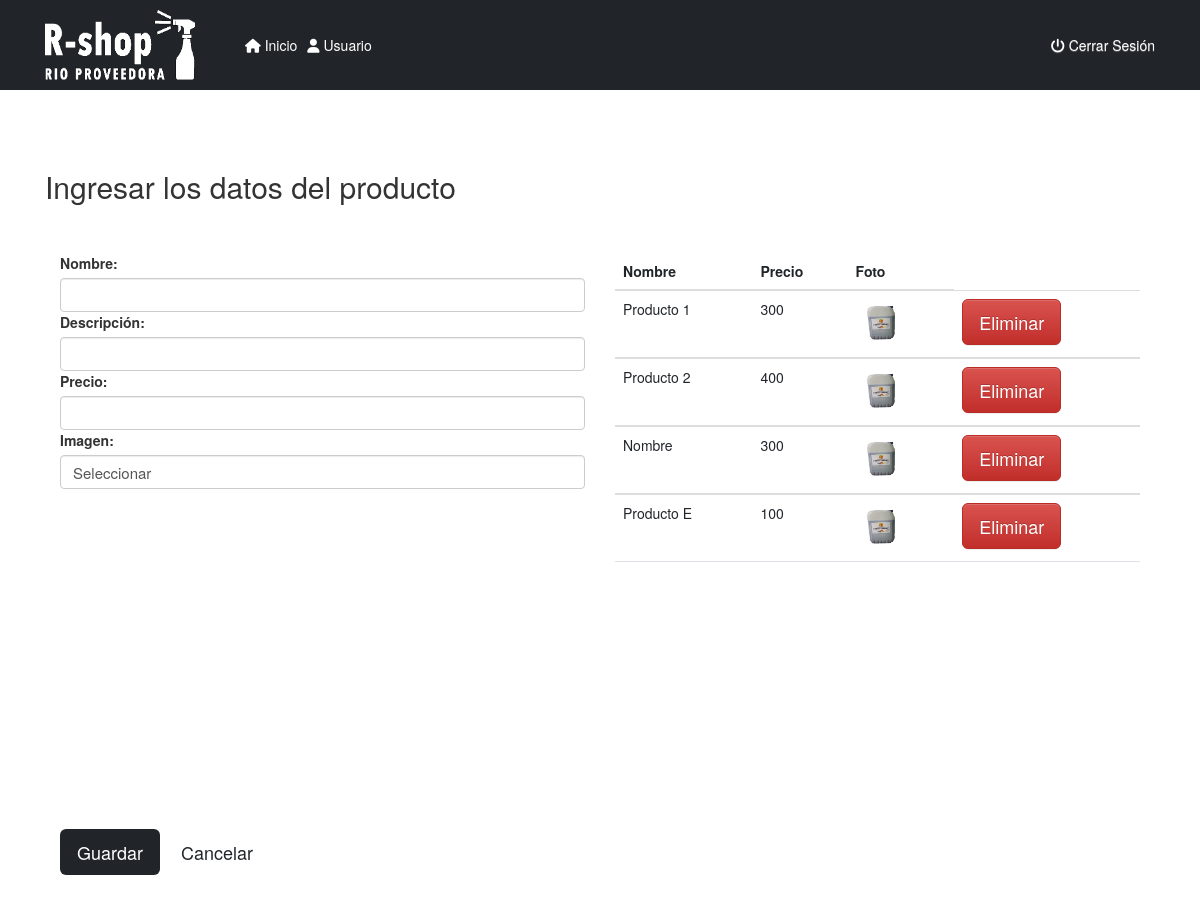
The app's page /ingProduc/index.php with its own data.
### tables this page shows
CREATE TABLE `producto` (
  `id` int(11) NOT NULL,
  `nombre` varchar(200) NOT NULL,
  `descripcion` text NOT NULL,
  `precio` decimal(10,0) NOT NULL,
  `foto` varchar(200) NOT NULL,
  `id_categoria` int(11) NOT NULL,
  `activo` int(11) NOT NULL
);

### ingProduc/index.php (the view, shortened to what this page needs)
<!DOCTYPE html>
<html lang="en">
<head>
    <link href="https://cdn.jsdelivr.net/npm/bootstrap@5.2.0-beta1/dist/css/bootstrap.min.css" rel="stylesheet"
>
    <link rel="stylesheet" href="css/bootstrap.min.css">
    <link rel="stylesheet" href="css/bootstrap-theme.min.css">
    <link rel="stylesheet" href="../lib/css/bootstrap.css">
    <link rel="stylesheet" href="https://cdnjs.cloudflare.com/ajax/libs/font-awesome/6.1.1/css/all.min.css">
    <link rel="stylesheet" href="css/bootstrap.min.css">
    <link rel="stylesheet" href="css/bootstrap-theme.min.css">
</head>
<body style="padding-bottom: 5em; position: relative; min-height: 100vh;">
    <header class="p-3 bg-dark text-white">
        <div class="container">
            <div class="d-flex flex-wrap align-items-center justify-content-center justify-content-lg-start">
                <a href="../aplicacion/catalogo.php"
                    class="d-flex align-items-center mb-2 mb-lg-0 text-white text-decoration-none">
                    <img src="../imagenes/logo.png" width="150" height="70">
                    <svg class="bi me-2" width="40" height="32" role="img" aria-label="Bootstrap">
                        <use xlink:href="#bootstrap" />
                    </svg>
                </a>
                <ul class="nav col-12 col-lg-auto me-lg-auto mb-3 justify-content-center mb-md-0">
                    <li><a href="../aplicacion/catalogo.php" class="nav-link px-2 text-white"><i
                                class="fa-solid fa-house"></i> Inicio</a></li>
                    <li><a href="../sistema/usuario.php" class="nav-link px-2 text-white"><i
                                class="fa-solid fa-user"></i> Usuario</a></li>
                </ul>
                <ul class="nav navbar-nav navbar-right">
                    <li><a class="nav-link px-10 text-white" href='../sistema/logout.php'><i
                                class="fa-solid fa-power-off"></i> Cerrar Sesi&oacute;n</a></li>
                </ul>
            </div>
        </div>
    </header>
    <br>
    <div class="container">
        <br><br>
        <h2>Ingresar los datos del producto </h2>
        <br><br>
        <div class="col-sm-6">
            <form id="frm_registrar" method="POST">
                <label>Nombre: </label>
                <input name="txtNombre" type="text" class="form-control">
                <label> Descripción: </label>
                <input name="txtDescripcion" type="text" class="form-control">
                <label>Precio: </label>
                <input name="txtPrecio" type="text" class="form-control">
                <label>Imagen: </label>
                <select id="fotoSelect" class="form-control" name="txtFoto" style="font-size: 15px;">
                    <option value="../imagenes/img0.jpg">Seleccionar</option>
                </select>
                <br>
                <img id="foto" width="300" height="300" src="../imagenes/img0.jpg" />
                <br><br>
                <button type="button" id="btnGuardar" class="btn btn-lg btn-dark"> Guardar </button>
                <button type="reset" id="btnCancelar" class="btn btn-lg btn-outline-dark"> Cancelar </button>
            </form>
        </div>
        <div class="col-sm-6">
            <table class="table table.responsive">
                <thead>
                    <tr>
                        <th>Nombre</th>
                        <th>Precio</th>
                        <th>Foto</th>
                    </tr>
                </thead>
                <?php
                include "../conexion/conexion.php";
                $sql = "SELECT * FROM producto";
                $ejecutar = mysqli_query($conexion, $sql);
                while ($fila = mysqli_fetch_array($ejecutar)) {
                    $datos = $fila[0] . "||" .
                        $fila[1] . "||" .
                        $fila[2] . "||" .
                        $fila[3] . "||" .
                        $fila[4] . "||" .
                        $fila[5];
                ?>
                <tbody>
                    <td> <?php echo $fila[1] ?> </td>
                    <td> <?php echo $fila[3] ?> </td>
                    <td> <img src="<?php echo $fila[4] ?>" width="50" height="50"> </td>
                    <th><button class="btn btn-lg btn-danger modal-trigger" data-toggle="modal"
                            data-target="#modal_editar" onclick="llenarModalActualizar('<?php echo $datos ?>');">
                            Eliminar </button></th>
                </tbody>
                <?php
                    }
                            ?>
            </table>
        </div>
    </div>
</body>
</html>

### records on screen
producto: nombre "Producto 1", precio "300", foto (picture)
producto: nombre "Producto 2", precio "400", foto (picture)
producto: nombre "Nombre", precio "300", foto (picture)
producto: nombre "Producto E", precio "100", foto (picture)
